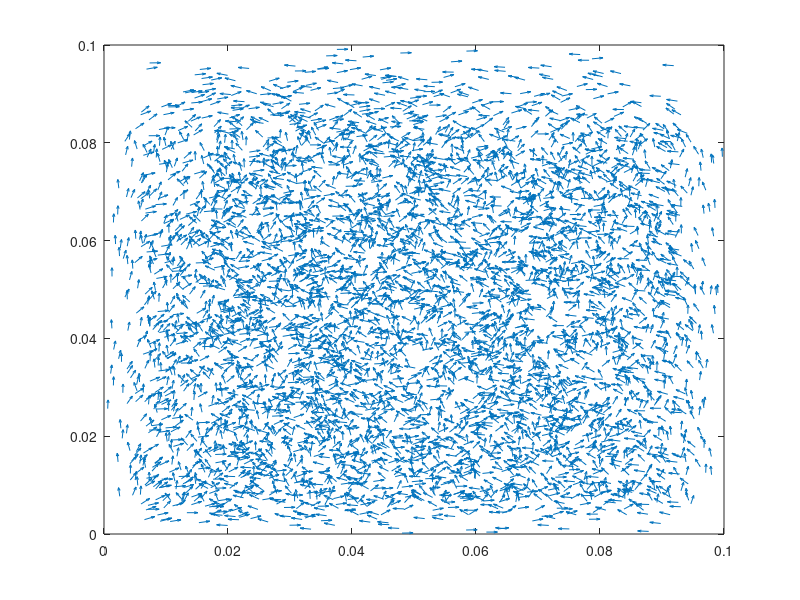

Write the MATLAB code that produced this figure.
%This function position randomly Ns strands in a 2D rectangular mould. It
%ensures the constrains that no strand are across the mould wall. the
%function returns a 3*Ns array 'configuration'. Each line represents a
%strand configuration by its coordinate x and y (column 1 and 2) and its
%orientation theata (column 3).
function configuration = random_distribution

%% mould size
Dx = 4*25e-3;%m
Dy = 4*25e-3;%m

%% number of strands to distribute
Ns = 5000;

%% strands dimensions
L = 0.5*25.4e-3;%m length
w = L/4; %width

%% initialize configuration
% first column is x position
% second column is y position
% last column is theta orientation
configuration = zeros(Ns,3);

%% loop for each strand
for i = 1:Ns
	positionned = false; %we did not manage yet to position it
	
	while (~positionned) % try to position strand i	
		%suggest a position
		[x, y, theta] = through_dice(Dx,Dy);
		%test if it is not braking constrains
		positionned = is_it_possible(x,y,theta,Dx,Dy, L,w);
		
	end
	
	%store the configuration of strand i
	configuration(i,:) = [x,y,theta];
end

%% visualisation

u = cos(configuration(:,3)) * L; %x dimension of each vector
v = sin(configuration(:,3)) * L; %y dimension of each vector
x = configuration(:,1) - u/2; %starting x position of each vector
y = configuration(:,2) - v/2; %starting y position of each vector
% arrows plot:
quiver(x, y, u,v)

end


%generate a random configuration for a strand in the mould.
function [x, y, theta] = through_dice(Dx,Dy)
x = rand * Dx;
y = rand * Dy;
theta = rand*pi; %theta should be between 0 and 180 deg
end


%check if a configuration given by x, y and theta is possible (not
%constrained geometrically by mould walls. Dx and Dy are the mould
%dimensions. L and w the strands dimensions
function positionned = is_it_possible(x,y,theta,Dx,Dy,L,w)

positionned = ...
	(   (x - abs(cos(theta)*L))    >  0 ) * ... not crossing left wall
	(   (x + abs(cos(theta)*L))    <  Dx) * ... not crossing right wall
	(   (y - sin(theta)*L)    >  0 ) * ... not crossing lower wall
	(   (y + sin(theta)*L)    <  Dy) ;%    not crossing upper wall

%note that currently, we consider "slender" strands (ie w = 0);
end